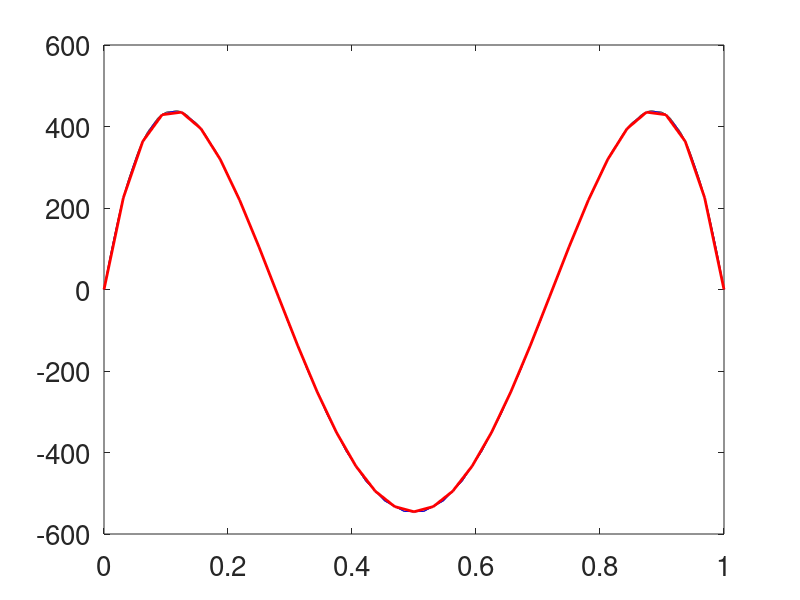
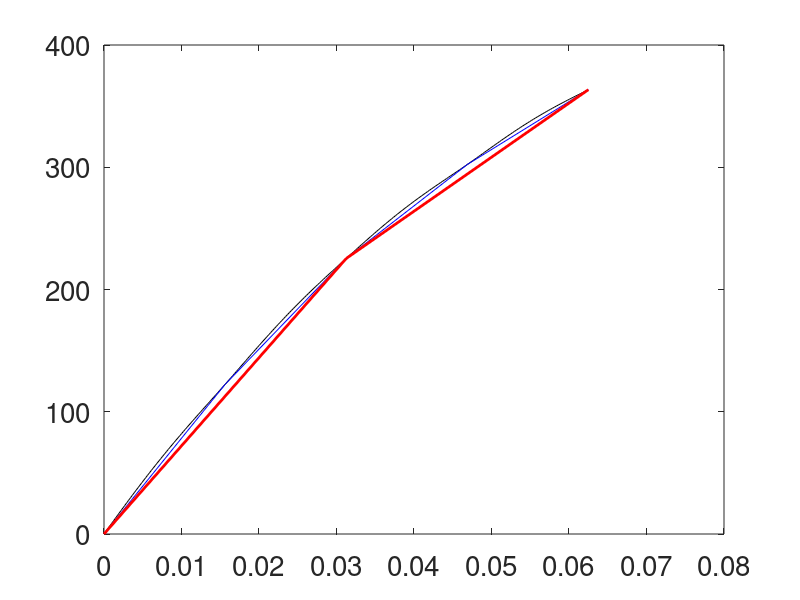

Source code (MATLAB) for these figures, in order:
% Piecewise liear fooling function for the trapezoid rule

%% Garbage collection
clear all, close all
format long, format compact
set(0,'defaultaxesfontsize',20,'defaulttextfontsize',20)

%% Parameters
n=12; N=2^n; %number of nodes - 1 to define function
m=6; M=2^m; %number of trapezoids in finer rule
mmin1=m-1; Mov2=2^mmin1; %number of traepzoids in coarser rule
L=2^(n-m);
twoL=2*L;
f0=0;

%% Compute s and d values
jnodevec1=1:N-1;
integsvec=(N-jnodevec1).*(N-1-jnodevec1)/(2*N);
integsvec=integsvec ...
    -(N-1:-1:1)*((N-1)/(2*N));

jtfinevec1=1:N-L;
cljtfinevec=ceil(jtfinevec1/L);
tfinesvec=(M-cljtfinevec).*...
    (N-L+L*cljtfinevec-2*jtfinevec1)/(2*M);
tfinesvec=[tfinesvec zeros(1,L-1)];
tfinesvec=tfinesvec ...
    -(N-1:-1:1)*((N-L)/(2*N));

jtcoarsevec1=1:N-twoL;
cljtcoarsevec=ceil(jtcoarsevec1/twoL);
tcoarsesvec=(Mov2-cljtcoarsevec).*...
    (N-twoL+twoL*cljtcoarsevec-2*jtcoarsevec1)/M;
tcoarsesvec=[tcoarsesvec zeros(1,twoL-1)];
tcoarsesvec=tcoarsesvec ...
    -(N-1:-1:1)*((N-twoL)/(2*N));

Bmat=[integsvec-tfinesvec; ... %error
    tfinesvec-tcoarsesvec; ... %error est
    integsvec]'; %integral
%    N-1:-1:1]'; %periodicity

% Cmat=[(L-1)/2; ... %error
%     L/2; ... %error estimate
%     N]'; %periodicity

dvec=[1; ... %error
    3*0; ... %error estimate
    1]; %integral
%    0]; %periodicity

[U2,Lamb2,V2]=svd(Bmat,0);
%[U3,Lamb3,V3]=svd(Lamb2\(V2'*Cmat'),0);
pc1vec=Lamb2\(V2'*dvec);
%pc2vec=U3'*pc1vec;
%yvec=V3*(Lamb3\pc2vec);
%s=U2*(pc1vec-U3*pc2vec);
s=U2*pc1vec;
d0=-((N-1:-1:1)*s)/N;
%d=cumsum([yvec; s]);
d=cumsum([d0; s]);
f=cumsum([f0; d]);

%Plot resuts so far
xfun=(0:N)'/N;
xftrap=(0:L:N)'/N;
xctrap=(0:twoL:N)'/N;
fftrap=f(1:L:N+1);
fctrap=f(1:twoL:N+1);
plot(xfun,f,'k-',...
    xftrap,fftrap,'b-', ...
    xctrap,fctrap,'r-', ... 
    'linewidth',2)

figure;
plot(xfun(1:2*twoL),f(1:2*twoL),'k-',...
    xftrap(1:5),fftrap(1:5),'b-', ...
    xctrap(1:3),fctrap(1:3),'r-', ... 
    'linewidth',2)


%Check results
integ=mean(f(1:N));
finetrap=mean(fftrap(1:M));
coarsetrap=mean(fctrap(1:Mov2));
err=abs(integ-finetrap);
errest=abs(finetrap-coarsetrap)/3;
disp(['      Integral = ' num2str(integ)])
disp(['         Error = ' num2str(err)])
disp(['Error Estimate = ' num2str(errest)]);
    


